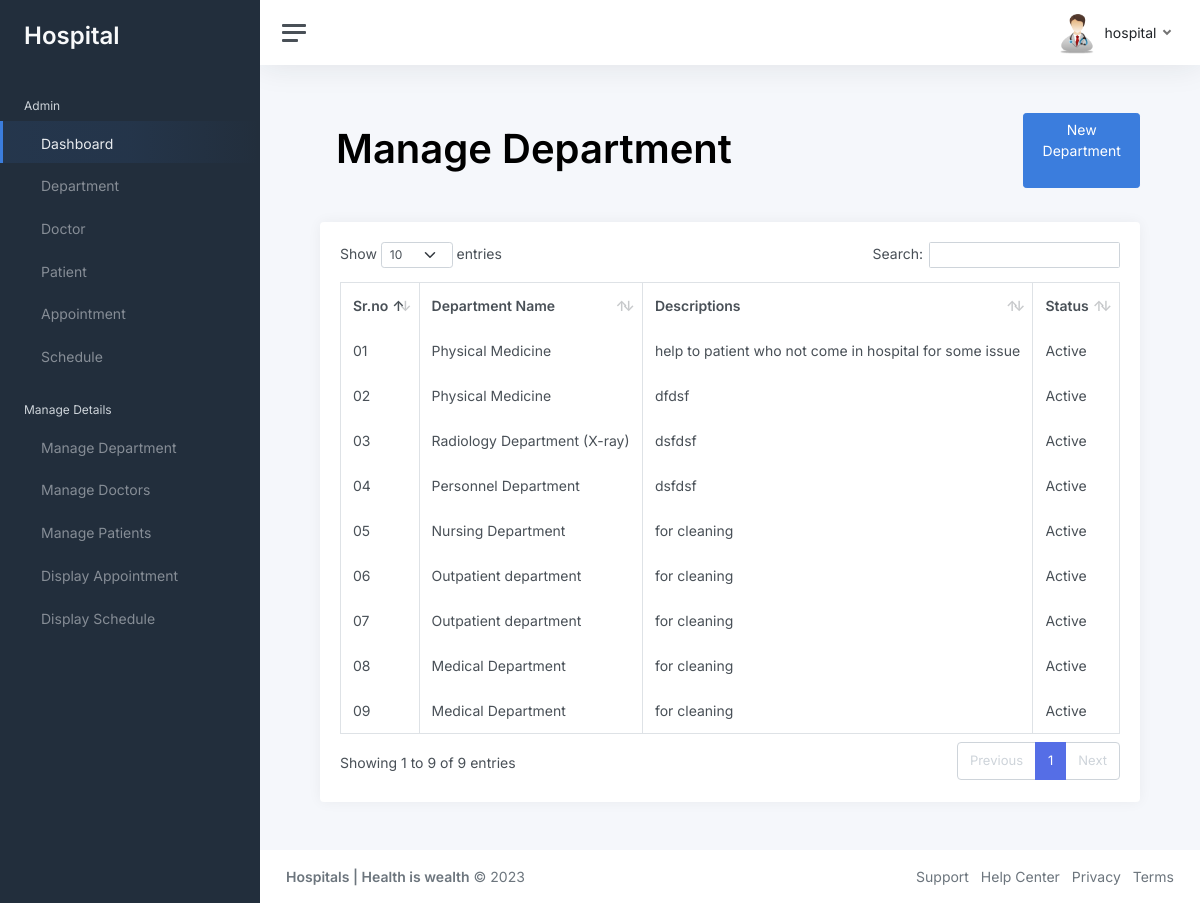
The app's page /manage_department/ (signed in) with its own data.
### hosp_admins/models.py (models this page shows, shortened)
class Hopsital_department(models.Model):
    department_name = models.CharField(max_length=50)
    discriptions = models.CharField( max_length=50)
    status = models.CharField( max_length=50)

### hosp_admins/views.py (the view)
# urls.py: path('manage_department/', views.manage_department),
@login_required(login_url='/login')
def manage_department(request):
    obj1 = Departments.objects.all()
    obj = Hopsital_department.objects.all()
    return render(request, 'manage_department.html',{'obj':obj,'obj1':obj1})

### template/manage_department.html (shortened to what this page needs)
{% load static %} {% include 'header.html' %}
<main class="content">
  <div class="main-content">
    <div class="page-content">
      <div class="container-fluid">
        <div class="row">
          <div class="col-12">
            <div
              class="page-title-box d-sm-flex align-items-center justify-content-between"
            >
              <div class="col-12">
                <div class="row">
                  <div class="page-title-end col">
                    <ol class="breadcrumb">
                      <h2 class="fw-semibold display-6 mb-0">
                        Manage Department
                      </h2>
                    </ol>
                  </div>
                  <div class="col-2">
                    <button
                      type="button"
                      onclick="new_department_modal()"
                      class="btn btn-primary"
                    >
                      New Department<i class="bx bx-import"></i>
                    </button>
                  </div>
                </div>
              </div>
            </div>
          </div>
        </div>
        <br />
        <div class="row">
          <div class="col-12">
            <div class="card">
              <div class="card-body">
                <table
                  id="datatable"
                  class="table table-bordered dt-responsive nowrap w-100"
                >
                  <thead>
                    <tr>
                      <th>Sr.no</th>
                      <th>Department Name</th>
                      <th>Descriptions</th>
                      <th>Status</th>
                    </tr>
                  </thead>
                  <tbody>
                    {% for i in obj %}
                    <tr>
                      <td>0{{forloop.counter}}</td>
                      <td>{{i.department_name }}</td>
                      <td>{{i.discriptions }}</td>
                      <td>{{i.status }}</td>
                    </tr>
                    {% endfor %}
                  </tbody>
                </table>
              </div>
            </div>
          </div>
        </div>
      </div>
    </div>
  </div>
</main>
{% include 'footer.html' %}

### template/header.html (shortened to what this page needs)
{% load static %}
<!DOCTYPE html>
<html lang="en">
<head>
  <link rel="stylesheet" href="https://cdnjs.cloudflare.com/ajax/libs/bootstrap/5.2.3/css/bootstrap.min.css"
 />
  <link href="//maxcdn.bootstrapcdn.com/font-awesome/4.1.0/css/font-awesome.min.css" rel="stylesheet">
  <link rel="stylesheet" type="text/css"
    href="{% static 'assets/libs/datatables.net-bs4/css/dataTables.bootstrap4.min.css' %}" />
  <link rel="stylesheet" type="text/css"
    href="{% static 'assets/libs/datatables.net-buttons-bs4/css/buttons.bootstrap4.min.css' %}" />
  <link href="{% static 'assets/css/icons.min.css' %}" rel="stylesheet" />
  <link href="{% static 'assets/libs/datatables.net-responsive-bs4/css/responsive.bootstrap4.min.css' %}"
    rel="stylesheet" type="text/css" />
  <link href="{% static 'assets/css/bootstrap.min.css' %}" id="bootstrap-style" rel="stylesheet" type="text/css" />
  <link rel="stylesheet" type="text/css" href="{% static 'assets/libs/select2/css/select2.min.css' %}" />
  <link href="{% static 'css/app.css' %} " rel="stylesheet">
  <link href="{% static 'assets/libs/datatables.net-responsive-bs4/css/responsive.bootstrap4.min.css' %}"
    rel="stylesheet" type="text/css" />
  <link rel="stylesheet" type="text/css"
    href="{% static 'assets/libs/datatables.net-bs4/css/dataTables.bootstrap4.min.css' %}" />
  <link rel="stylesheet" type="text/css"
    href="{% static 'assets/libs/datatables.net-buttons-bs4/css/buttons.bootstrap4.min.css' %}" />
</head>
<body>
  <div class="wrapper">
    <nav id="sidebar" class="sidebar js-sidebar">
      <div class="sidebar-content js-simplebar">
        <a class="sidebar-brand" href="index.html">
          <span class="align-middle" style="font-size: x-large;">Hospital</span>
        </a>
        <ul class="sidebar-nav">
          <li class="sidebar-header">
            Admin
          </li>
          <li class="sidebar-item active">
            <a class="sidebar-link" href="/dashboard">
               <span class="align-middle">Dashboard</span>
            </a>
          </li>
          <li class="sidebar-item">
            <a class="sidebar-link" href="/department">
               <span class="align-middle">Department</span>
            </a>
          </li>
          <li class="sidebar-item">
            <a class="sidebar-link" href="/doctor">
               <span class="align-middle">Doctor</span>
            </a>
          </li>
          <li class="sidebar-item">
            <a class="sidebar-link" href="/patient">
               <span class="align-middle">Patient</span>
            </a>
          </li>
          <li class="sidebar-item">
            <a class="sidebar-link" href="/appointment">
               <span class="align-middle">Appointment</span>
            </a>
          </li>
          <li class="sidebar-item">
            <a class="sidebar-link" href="/schedule">
               <span class="align-middle">Schedule</span>
            </a>
          </li>
          <li class="sidebar-header">
            Manage Details
          </li>
          <li class="sidebar-item">
            <a class="sidebar-link" href="/manage_department">
               <span class="align-middle">Manage Department</span>
            </a>
          </li>
          <li class="sidebar-item">
            <a class="sidebar-link" href="/manage_doctor">
               <span class="align-middle">Manage Doctors</span>
            </a>
          </li>
          <li class="sidebar-item">
            <a class="sidebar-link" href="/manage_patients">
               <span class="align-middle">Manage Patients</span>
            </a>
          </li>
          <li class="sidebar-item">
            <a class="sidebar-link" href="/display_appointment">
               <span class="align-middle">Display Appointment</span>
            </a>
          </li>
          <li class="sidebar-item">
            <a class="sidebar-link" href="/display_schedule">
               <span class="align-middle">Display Schedule</span>
            </a>
          </li>
      </div>
    </nav>
    <div class="main">
      <nav class="navbar navbar-expand navbar-light navbar-bg">
        <a class="sidebar-toggle js-sidebar-toggle">
          <i class="hamburger align-self-center"></i>
        </a>
        <div class="navbar-collapse collapse">
          <ul class="navbar-nav navbar-align">
            <li class="nav-item dropdown">
              <a class="nav-link dropdown-toggle d-none d-sm-inline-block" href="#" data-bs-toggle="dropdown">
                <img src="{% static 'img/avatars/avatar.jpg' %} " class="avatar img-fluid rounded me-1"
                  alt="Charles Hall" /> <span class="text-dark">{{request.user.username}}</span>
              </a>
            </li>
          </ul>
        </div>
      </nav>

### template/footer.html (shortened to what this page needs)
{% load static %}
<footer class="footer">
    <div class="container-fluid">
        <div class="row text-muted">
            <div class="col-6 text-start">
                <p class="mb-0">
                    <a class="text-muted" href="https://adminkit.io/" target="_blank"><strong>Hospitals | Health is wealth</strong></a> &copy; 2023
                </p>
            </div>
            <div class="col-6 text-end">
                <ul class="list-inline">
                    <li class="list-inline-item">
                        <a class="text-muted" href="https://adminkit.io/" target="_blank">Support</a>
                    </li>
                    <li class="list-inline-item">
                        <a class="text-muted" href="https://adminkit.io/" target="_blank">Help Center</a>
                    </li>
                    <li class="list-inline-item">
                        <a class="text-muted" href="https://adminkit.io/" target="_blank">Privacy</a>
                    </li>
                    <li class="list-inline-item">
                        <a class="text-muted" href="https://adminkit.io/" target="_blank">Terms</a>
                    </li>
                </ul>
            </div>
        </div>
    </div>
</footer>
</div>
</div>
</body>
</html>

### records on screen
Hopsital_department: department_name "Physical Medicine", discriptions "help to patient who not come in hospital for some issue", status "Active"
Hopsital_department: department_name "Physical Medicine", discriptions "dfdsf", status "Active"
Hopsital_department: department_name "Radiology Department (X-ray)", discriptions "dsfdsf", status "Active"
Hopsital_department: department_name "Personnel Department", discriptions "dsfdsf", status "Active"
Hopsital_department: department_name "Nursing Department", discriptions "for cleaning", status "Active"
Hopsital_department: department_name "Outpatient department", discriptions "for cleaning", status "Active"
Hopsital_department: department_name "Outpatient department", discriptions "for cleaning", status "Active"
Hopsital_department: department_name "Medical Department", discriptions "for cleaning", status "Active"
Hopsital_department: department_name "Medical Department", discriptions "for cleaning", status "Active"

### other values on screen
{{ request.user.username }} "hospital"
